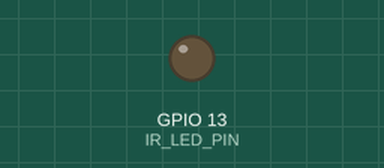
Simulated run of this sketch. Board: ESP32. On the bench: output pins drawn as LEDs (lit = HIGH). What the sketch prints to the serial monitor is not drawn.

Above: at 0.05 s.
Timing chart, 0 to 3.0 s (numbered marks = the images above):
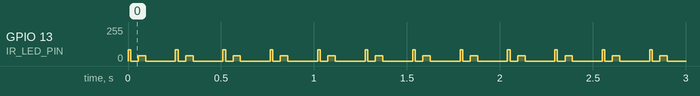

The sketch:

IRTUEURMat.ino
```cpp
#include <Arduino.h>

// === Config LED IR ===
#define IR_LED_PIN 13
#define PWM_CHANNEL 0
#define PWM_FREQ 38000   // 38 kHz
#define PWM_RES 8        // 8 bits
#define DUTY 85          // ~33 % de 255

// === Code à envoyer ===
uint32_t code = 0xA90; // Exemple ID du tueur
unsigned long pulseOn = 560;  // µs "marqueur" bit
unsigned long pulseOff = 560; // µs '0'
unsigned long pulseOne = 1690; // µs '1'
unsigned long leadOn = 9000;  // µs préambule ON
unsigned long leadOff = 4500; // µs préambule OFF

void sendBurst(unsigned long timeMicros) {
  ledcWrite(PWM_CHANNEL, DUTY);  // PWM 38kHz ON
  delayMicroseconds(timeMicros);
  ledcWrite(PWM_CHANNEL, 0);     // PWM OFF
}

void sendCode(uint32_t data) {
  // Préambule NEC
  sendBurst(leadOn);
  delayMicroseconds(leadOff);

  // 32 bits
  for (int i = 31; i >= 0; i--) {
    sendBurst(pulseOn); // start bit
    if (data & (1UL << i))
      delayMicroseconds(pulseOne); // '1'
    else
      delayMicroseconds(pulseOff); // '0'
  }

  // Stop bit
  sendBurst(pulseOn);
}

void setup() {
  Serial.begin(115200);
  ledcSetup(PWM_CHANNEL, PWM_FREQ, PWM_RES);
  ledcAttachPin(IR_LED_PIN, PWM_CHANNEL);
  Serial.println("Émetteur IR optimisé prêt");
}

void loop() {
  sendCode(code); // Envoi du code
  delay(200);     // Intervalle avant le prochain tir
}
```

Measured:
- by itself, GPIO 13 (IR_LED_PIN): repeats every 0.25 s: 0/255 0.04 s, 38/255 0.04 s, 0/255 0.16 s, 85/255 0.01 s
